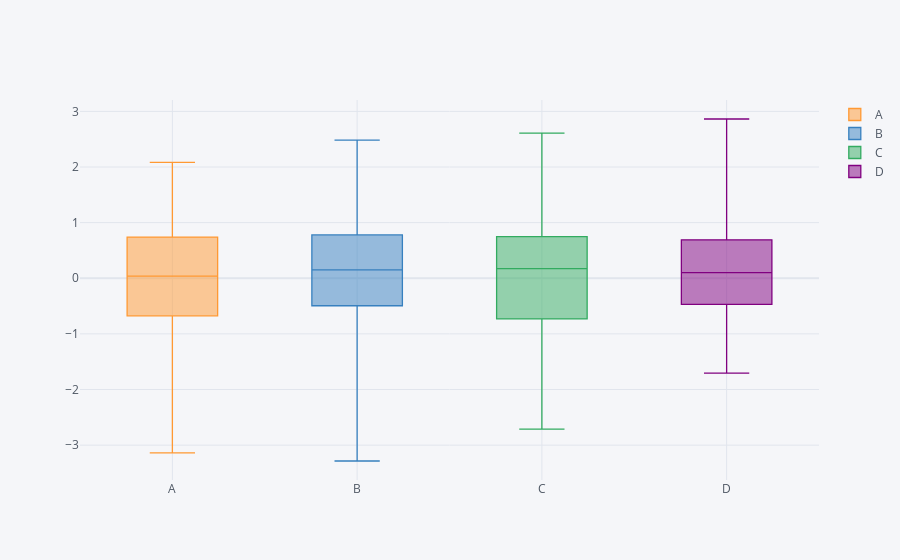

Write notebook code for a chart like this one.
### Markdown cell above
#### Box Plots

### Code cell
df.iplot(kind = "box")
